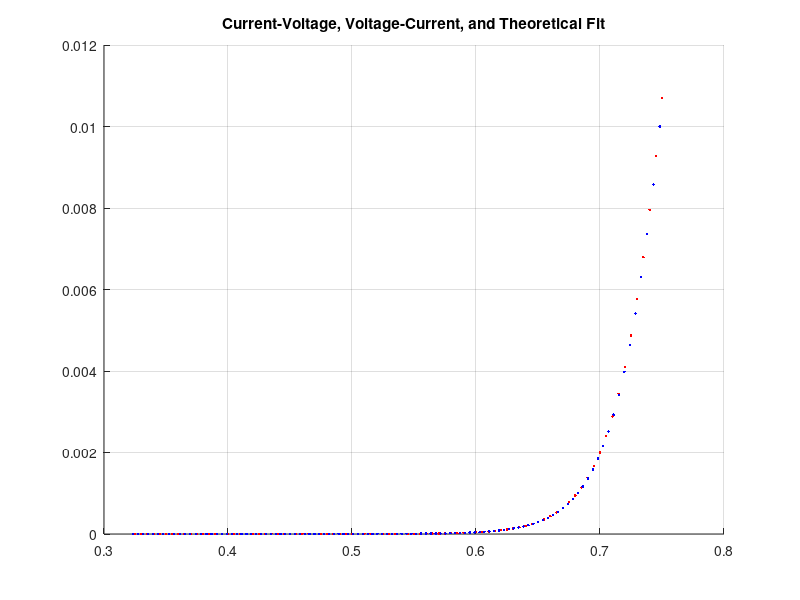

MATLAB code for this plot: (Note: this script raises an error after producing the figure.)
clear;
clf;
% voltage-current = voltage with respect to current

%% Plot Current Voltage & Voltage-Current, and exponential theoretical fit
% need multiple sides axes on plot!

load('lab2exp1.mat');

f1 = figure(1);
hold on
grid on;
% ylabel2()
title('Current-Voltage, Voltage-Current, and Theoretical Fit')

% Plot measured data
plot(VdIV,IdIV,'.r'); % current-voltage
plot(VdVI,IdVI,'.b'); % voltage-current

% Set up fittype and options.
[xData, yData] = prepareCurveData( VdIV, IdIV);
ft = fittype( 'exp1' );
opts = fitoptions( 'Method', 'NonlinearLeastSquares' );
opts.Display = 'Off';
opts.StartPoint = [4.16279722551985e-15 38.2688371518049];

% Fit model to data.
[fitresult, gof] = fit( xData, yData, ft, opts );

% Plot fit with data.
plot(fitresult,'g');
% legend( h, 'IdIV vs. VdIV', 'untitled fit 1', 'Location', 'NorthEast', 'Interpreter', 'none' );

% set Y scale
set(gca, 'YScale', 'log')

ylabel('Current (A)')
xlabel('Voltage (V)')
legend('I_{\delta I}','I_{\delta V}','I_{theoretical}','Location','northwest');

coeffs = coeffvalues(fitresult)

U_T = 1/coeffs(2)
I_S = coeffs(1)

str1 = sprintf('U_T = %f V', (U_T))
str2 = sprintf('I_S = %.4s A', (I_S))
% + newline + sprintf('I_S = %f', (I_S))
annotation('textbox',[0.15, 0.6, 0.1, 0.1],'String',str1,'FitBoxToText','on', 'BackgroundColor', 'w');
annotation('textbox',[0.15, 0.5, 0.1, 0.1],'String',str2,'FitBoxToText','on','BackgroundColor', 'w');

%% Incremental Resistance vs. current
f2 = figure(2);
hold on
grid on;
title('R_d vs I, and Theoretical Fit')
set(gca, "xscale", "log");
set(gca, "yscale", "log");
r_d_measured = diff(VdIV)./diff(IdIV);
IdIV_f = IdIV(2:end);

% Plot experimental
plot(IdIV(2:end),r_d_measured,'.');

[xData2, yData2] = prepareCurveData( IdIV_f, r_d_measured );

% Set up fittype and options.
ft = fittype( 'exp1' );
opts = fitoptions( 'Method', 'NonlinearLeastSquares' );
opts.Display = 'Off';
% opts.StartPoint = [0.00232201801820555 -9.18240074428805e-07];

% Fit model to data.
[fitresult2, gof] = fit( xData2, yData2, ft, opts );

% Plot fit with data.
plot(xData2, yData2);xData2, yData2
plot( fitresult2 );

set(gca, 'YScale', 'log')
set(gca, 'XScale', 'log')

xlabel('Current (A)')
ylabel('Incremental Resistance (\Omega)')
legend('r_d (measured)','r_d (theoretical)','Location','northeast')


%% Measured Plot Current Voltage & Voltage-Current, and exponential theoretical fit
% need multiple sides axes on plot!

clear;


loadspice('voltage_current_ex1.txt');
loadspice('current_voltage_ex1.txt');

f3 = figure(3);
hold on
grid on;
% ylabel2()
title('Measured Current-Voltage, Voltage-Current, and Theoretical Fit')

% Plot measured data
plot(vin,Iout,'.r'); % current-voltage
plot(vt,iin,'.b'); % voltage-current

% Set up fittype and options.
[xData, yData] = prepareCurveData( vt, iin);
ft = fittype( 'exp1' );
opts = fitoptions( 'Method', 'NonlinearLeastSquares' );
opts.Display = 'Off';
% opts.StartPoint = [4.16279722551985e-15 38.2688371518049];

% Fit model to data.
[fitresult, gof] = fit( xData, yData, ft, opts );

% Plot fit with data.
plot(fitresult,'g');
% legend( h, 'IdIV vs. VdIV', 'untitled fit 1', 'Location', 'NorthEast', 'Interpreter', 'none' );

% set Y scale
set(gca, 'YScale', 'log')

ylabel('Current (A)')
xlabel('Voltage (V)')
legend('I_{\delta I}','I_{\delta V}','I_{theoretical}','Location','northwest');

coeffs = coeffvalues(fitresult)

U_T = 1/coeffs(2)
I_S = coeffs(1)

str1 = sprintf('U_T = %f V', (U_T))
str2 = sprintf('I_S = %.4s A', (I_S))
% + newline + sprintf('I_S = %f', (I_S))
annotation('textbox',[0.15, 0.6, 0.1, 0.1],'String',str1,'FitBoxToText','on', 'BackgroundColor', 'w');
annotation('textbox',[0.15, 0.5, 0.1, 0.1],'String',str2,'FitBoxToText','on','BackgroundColor', 'w');

%% Measured Incremental Resistance vs. current
f4 = figure(4);
hold on
grid on;
title('Measured R_d vs I, and Theoretical Fit')
set(gca, "xscale", "log");
set(gca, "yscale", "log");
r_d_measured = diff(vin)./diff(Iout);
IdIV_f = Iout(2:end);

% Plot experimental
plot(Iout(2:end),r_d_measured,'.');

[xData2, yData2] = prepareCurveData( IdIV_f, r_d_measured );

% Set up fittype and options.
ft = fittype( 'exp1' );
opts = fitoptions( 'Method', 'NonlinearLeastSquares' );
opts.Display = 'Off';
% opts.StartPoint = [0.00232201801820555 -9.18240074428805e-07];

% Fit model to data.
[fitresult2, gof] = fit( xData2, yData2, ft, opts );

% Plot fit with data.
plot(xData2, yData2);xData2, yData2
plot( fitresult2 );

set(gca, 'YScale', 'log')
set(gca, 'XScale', 'log')

xlabel('Current (A)')
ylabel('Incremental Resistance (\Omega)')
legend('r_d (measured)','r_d (theoretical)','Location','northeast')
